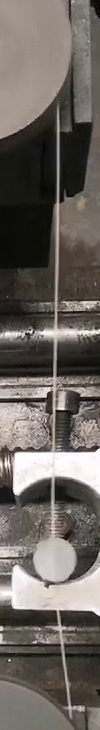
#> input picture opencv-test/cutimage.jpg, 100 x 730 px
$ python -i catch_angle_from_mp4.py   (imports and definitions only)
#> lines starting #> are read from the running program, lines starting #| are printed output that depends on the picture
import os
import cv2
import math
import numpy as np
from openpyxl import Workbook
from openpyxl.styles import Alignment
template_workbook = Workbook()
sheet = template_workbook["Sheet"]
align = Alignment(horizontal='left', vertical='center')

# [1 line not run here, left out]
INDEX = 0
#统计概率霍夫线变换
def line_detect_possible_demo(image):
    global INDEX
    gray = cv2.cvtColor(image, cv2.COLOR_RGB2GRAY)
    edges = cv2.Canny(gray, 300, 550, apertureSize=3)  # apertureSize参数默认其实就是3
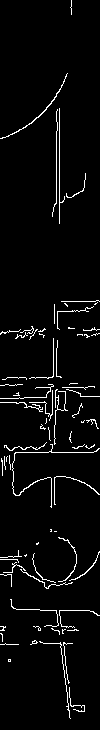
#> edges: shape (730, 100); 3.8% white in thin lines or dots
    edges_image = 'edges%d.jpg' % INDEX
    if not os.path.exists("edges"):
        os.mkdir("edges")
    edges_image = os.path.join("edges", edges_image)
    cv2.imwrite(edges_image, edges)
    lines = cv2.HoughLinesP(edges, 1, np.pi / 180, 60, minLineLength=60, maxLineGap=5)
#> lines = [[15, 452, 93, 452], [63, 642, 71, 706]]
    result_lines = []
    points = []
    for line in lines:
        x1, y1, x2, y2 = line[0]
        if abs(y1 - y2) < 5:
            continue
        result_lines.append(line)
        # print("coordinate:", x1, y1, x2, y2)
        points.append([x1, y1, x2, y2])
        cv2.line(image, (x1, y1), (x2, y2), (0, 0, 255), 2)
#> this loop made 2 passes
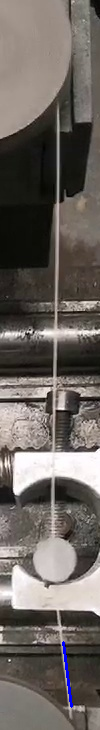
#> image: shape (730, 100, 3); mean R, G, B 106.4, 100, 95
#> after the loop, points = [[63, 642, 71, 706]]; result_lines = [[[63, 642, 71, 706]]]
    fileName = 'detect%d.jpg' % INDEX
    if not os.path.exists("detect"):
        os.mkdir("detect")
    fileName = os.path.join("detect", fileName)
#> (the run stopped early here; a loop or call above may not have finished)

$ run again, on opencv-test/image12.jpg
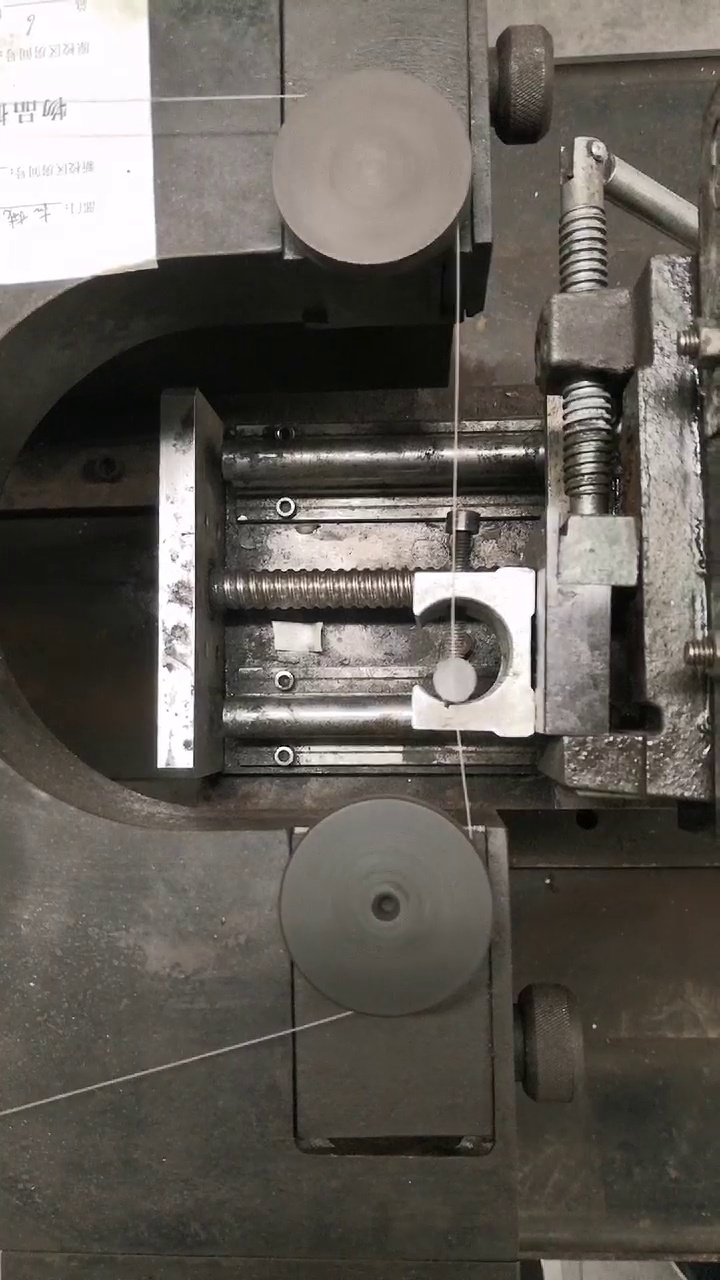
#> input picture opencv-test/image12.jpg, 720 x 1280 px
#> in line_detect_possible_demo, `edges = cv2.Canny(gray, 300, 550, apertureSize=3)`:
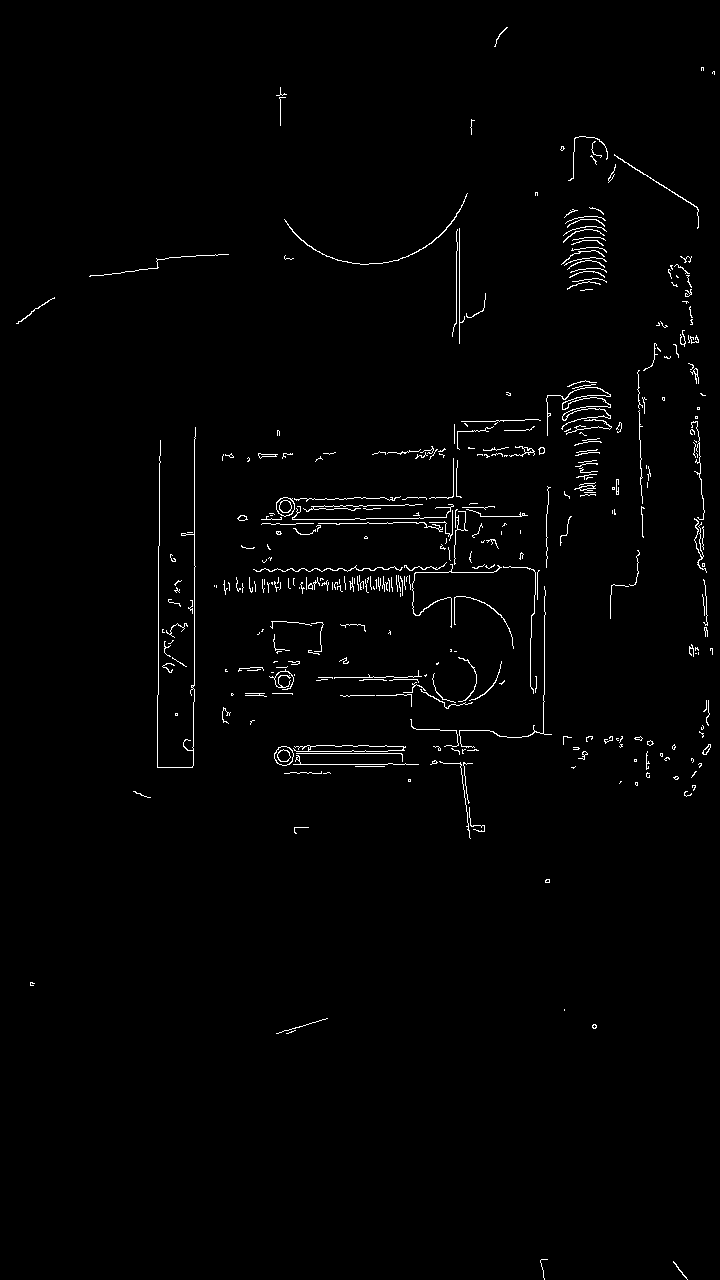
#> edges: shape (1280, 720); 1.3% white in thin lines or dots
#> lines = 15 rows, first 6: [194, 701, 194, 437], [459, 343, 459, 228], [289, 753, 401, 753], [158, 694, 158, 546], [296, 523, 392, 523], [307, 519, 446, 517]
#> the loop in line_detect_possible_demo, `for line in lines:` made 15 passes
#> after the loop in line_detect_possible_demo, `for line in lines:`:
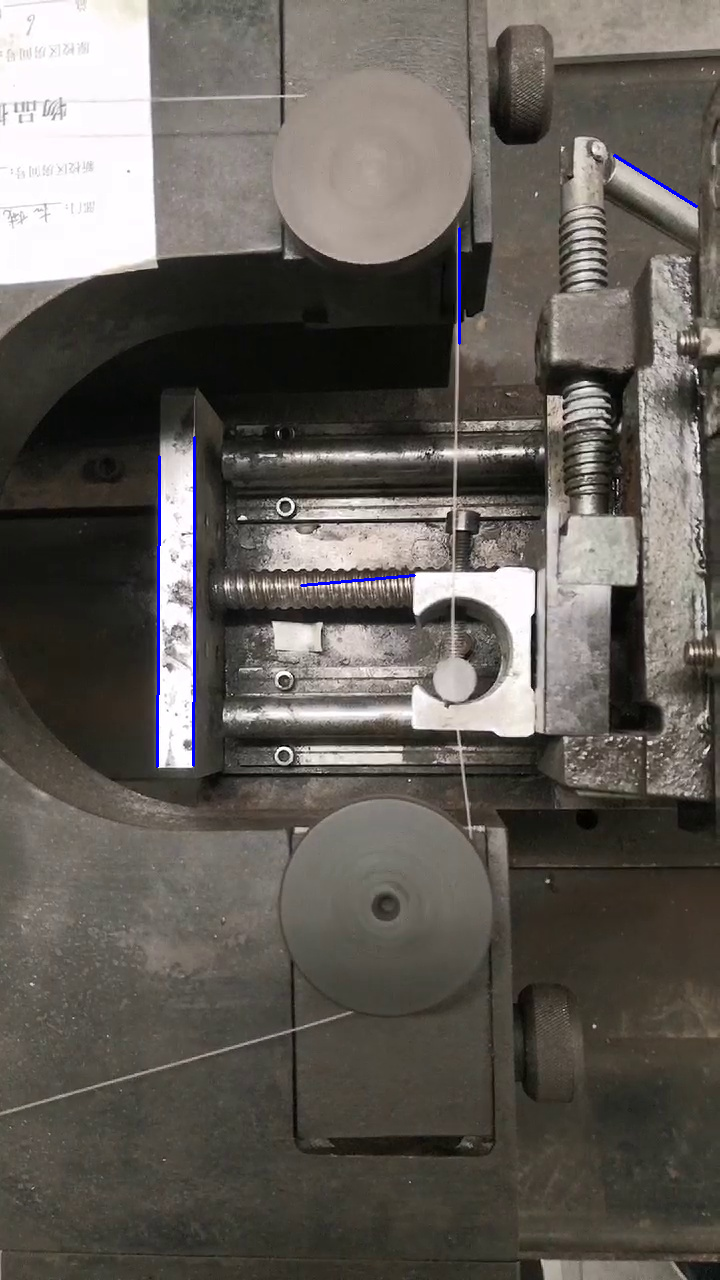
#> image: shape (1280, 720, 3); mean R, G, B 97.7, 93, 87.3
#> after the loop in line_detect_possible_demo, `for line in lines:`: points = [[194, 701, 194, 437], [459, 343, 459, 228], [158, 694, 158, 546], [614, 155, 696, 206], [157, 766, 157, 695], [159, 545, 159, 456], [301, 585, 414, 575], [193, 765, 193, 702]]; result_lines = [[[194, 701, 194, 437]], [[459, 343, 459, 228]], [[158, 694, 158, 546]], [[614, 155, 696, 206]], [[157, 766, 157, 695]], [[159, 545, 159, 456]], [[301, 585, 414, 575]], [[193, 765, 193, 702]]]
